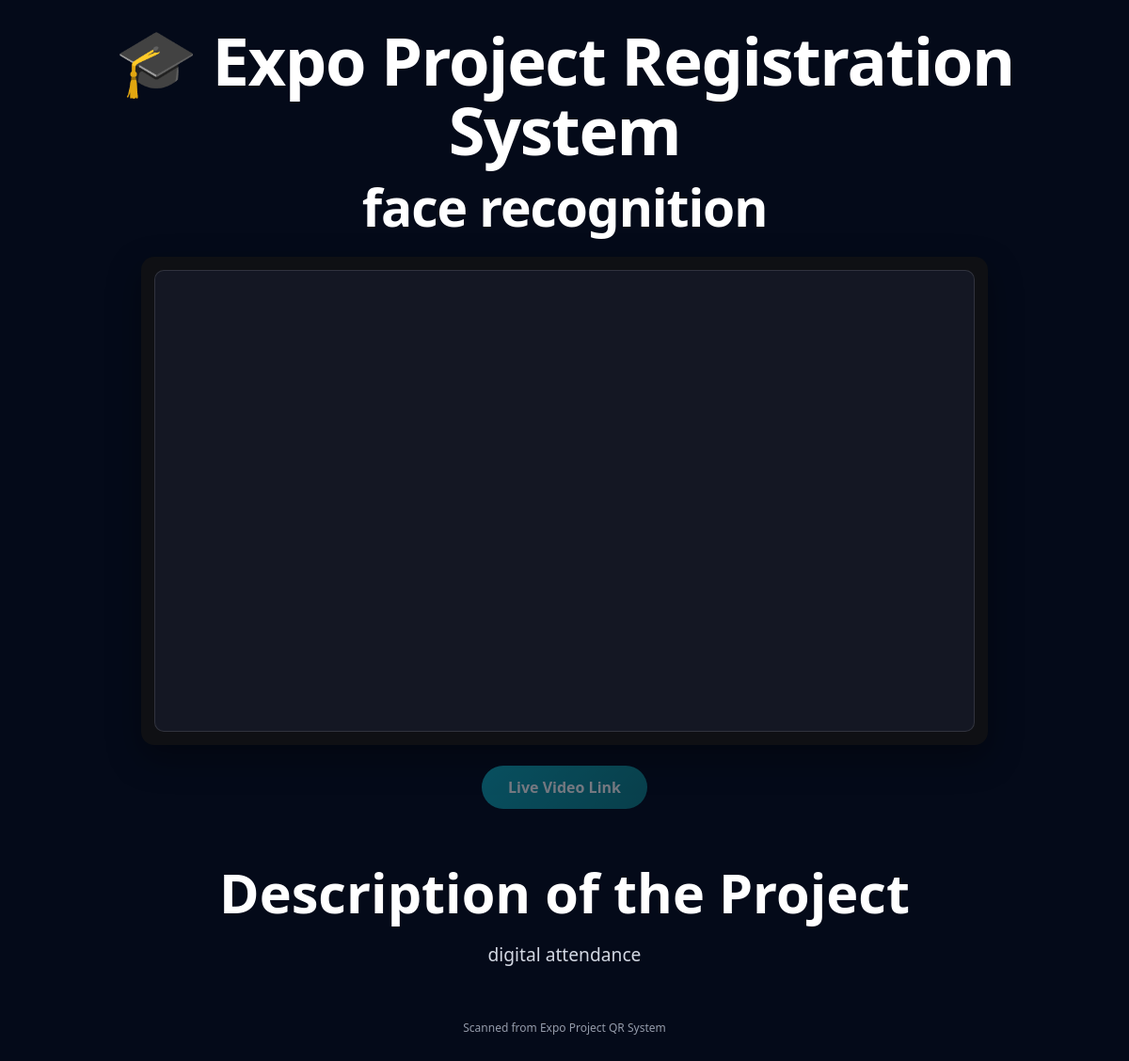
The page /?id=5 on the database as committed earlier.
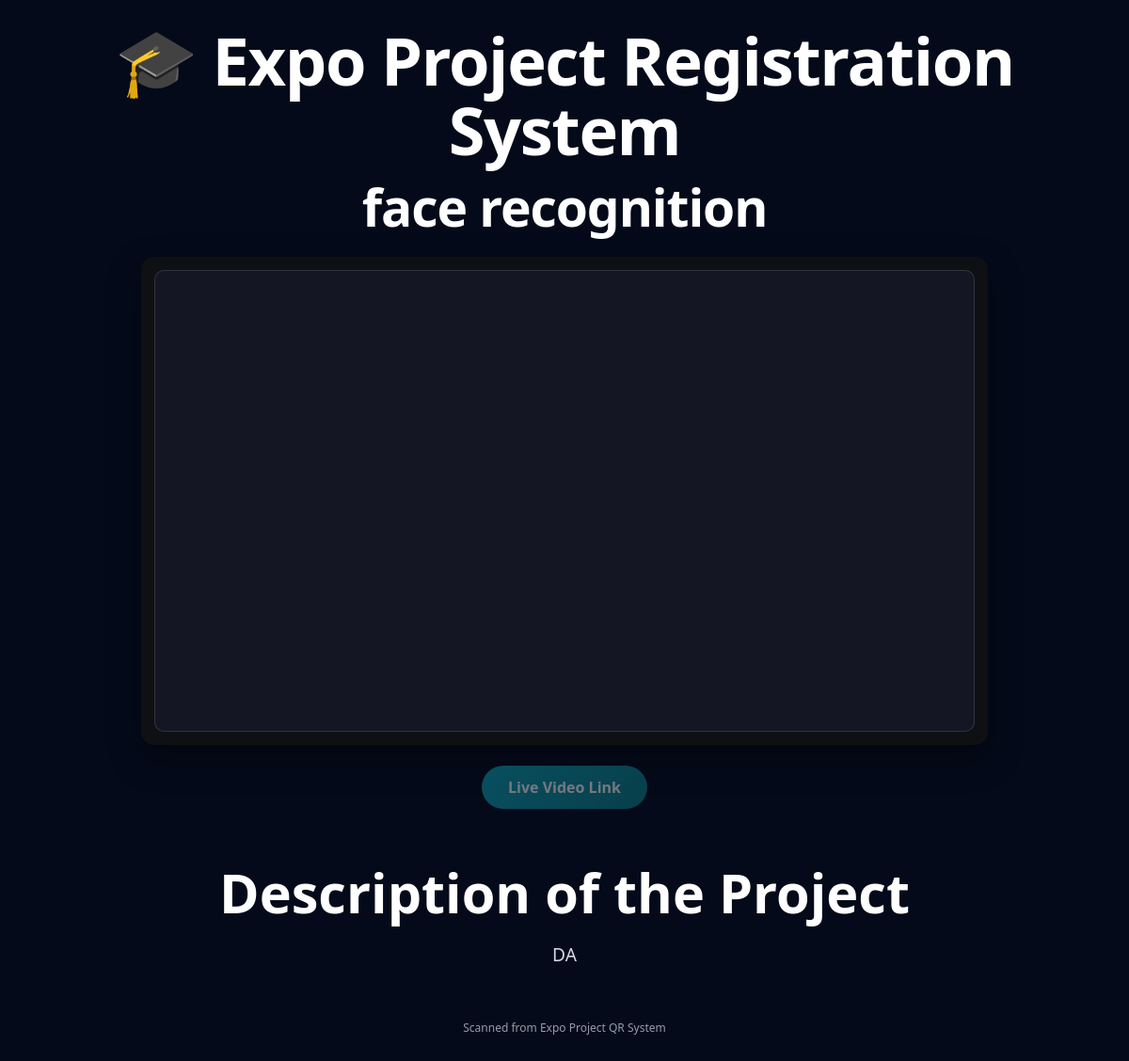
The same page on the database as committed later.
### tables this page shows
CREATE TABLE projects (
            id INTEGER PRIMARY KEY AUTOINCREMENT,
            name TEXT,
            roll TEXT,
            project_title TEXT,
            project_description TEXT,
            website_link TEXT,
            qr_path TEXT
        , video_link TEXT, created_at TEXT, expires_at TEXT);

### web_app.py (the view, shortened to what this page needs)
@app.route("/")
def index():
    project_id = request.args.get("id")
    if project_id:
        project_data = get_project_by_id(project_id)
        if project_data:
            expires_at = project_data[8]
            if is_qr_expired(expires_at):
                return render_template("qr_expired.html", project_title=project_data[3], expires_at=expires_at)
            website = project_data[5]
            description = project_data[4]
            video_link = project_data[6]
            video = get_video_context(video_link)
            return render_template(
                "project_detail.html",
                project_title=project_data[3],
                live_video_link=(video_link or "").strip(),
                description=description,
                video_mode=video["video_mode"],
                video_src=video["video_src"],
            )
        else:
            return render_template("project_not_found.html")

### web_app.py (called while the page is built, shortened)
def get_project_by_id(project_id):
    try:
        conn = sqlite3.connect(DATABASE)
        cursor = conn.cursor()
        cursor.execute(
            """
            SELECT
                id,
                name,
                roll,
                project_title,
                project_description,
                website_link,
                video_link,
                qr_path,
                expires_at
            FROM projects
            WHERE id = ?
            """,
            (project_id,),
        )
        data = cursor.fetchone()
        conn.close()
        return data
    except Exception as e:
        print("Database Error:", e)
        return None

def is_qr_expired(expires_at_text):
    if not expires_at_text:
        return False
    try:
        expires_at = datetime.fromisoformat(expires_at_text)
        return datetime.utcnow() > expires_at
    except ValueError:
        return False

def get_youtube_embed_url(url):
    if not url:
        return None

def get_video_context(video_link):
    candidate = (video_link or "").strip()
    youtube_embed = get_youtube_embed_url(candidate)
    if youtube_embed:
        return {
            "video_mode": "youtube",
            "video_src": youtube_embed,
        }
    lower = candidate.lower()
    if lower.endswith((".mp4", ".webm", ".ogg")):
        return {
            "video_mode": "direct",
            "video_src": candidate,
        }
    return {
        "video_mode": None,
        "video_src": "",
    }

### templates/project_detail.html (shortened to what this page needs)
<!DOCTYPE html>
<html lang="en">
<head>
</head>
<body>
<div class="container">
    <div class="header">
        <div class="system-title">🎓 Expo Project Registration System</div>
        <div class="project-title">{{ project_title }}</div>
    </div>
    <div class="video-section">
        {% if video_mode == "direct" %}
        <video playsinline controls preload="metadata">
            <source src="{{ video_src }}">
            Your browser does not support the video tag.
        </video>
        {% else %}
        <div class="video-placeholder"></div>
        {% endif %}
    </div>
    <div class="link-wrap">
        {% if live_video_link %}
        <a class="live-link" href="{{ live_video_link }}" target="_blank" rel="noopener noreferrer">Live Video Link</a>
        {% else %}
        <span class="live-link disabled">Live Video Link</span>
        {% endif %}
    </div>
    <div class="content">
        <div class="detail">
            <div class="label">Description of the Project</div>
            <div class="value">{{ description }}</div>
        </div>
    </div>
    <div class="footer">
        Scanned from Expo Project QR System
    </div>
</div>
</body>
</html>

### templates/project_detail.html (style rules this page uses)
* { margin: 0; padding: 0; box-sizing: border-box; }
body { font-family: "Segoe UI", Tahoma, Geneva, Verdana, sans-serif; background: #040a19; min-height: 100vh; padding: 28px 18px 44px; color: #f3f5f9; }
.container { max-width: 980px; margin: auto; text-align: center; }
.header { margin-bottom: 24px; }
.system-title { color: #ffffff; font-size: clamp(2.4rem, 6vw, 4.4rem); line-height: 1.05; font-weight: 800; margin-bottom: 14px; letter-spacing: -0.02em; }
.project-title { color: #ffffff; font-size: clamp(1.8rem, 4.6vw, 3.5rem); line-height: 1.08; font-weight: 800; letter-spacing: -0.02em; text-wrap: balance; }
.video-section { margin: 0 auto; width: min(100%, 900px); background: #0f1014; border-radius: 14px; padding: 14px; box-shadow: 0 14px 35px rgba(0, 0, 0, 0.35); }
.video-placeholder { width: 100%; border-radius: 10px; background: #141723; aspect-ratio: 16 / 9; border: 1px solid rgba(255, 255, 255, 0.12); }
.link-wrap { margin-top: 22px; }
.live-link { display: inline-block; background: linear-gradient(135deg, #0fa6b8, #0f7f87); color: #ffffff; text-decoration: none; font-weight: 700; padding: 12px 28px; border-radius: 999px; box-shadow: 0 8px 22px rgba(6, 147, 162, 0.35); transition: transform 0.2s ease, box-shadow 0.2s ease, opacity 0.2s ease; }
.live-link.disabled { pointer-events: none; opacity: 0.45; box-shadow: none; }
.content { margin: 28px auto 0; width: min(100%, 860px); padding: clamp(16px, 2.5vw, 28px) clamp(16px, 3vw, 24px); }
.detail { margin: 0; }
.label { font-size: clamp(2.1rem, 5vw, 3.6rem); color: #ffffff; font-weight: 800; margin-bottom: 18px; line-height: 1.15; text-wrap: balance; }
.value { color: #d3d8e3; line-height: 1.55; font-size: clamp(1.05rem, 1.9vw, 1.2rem); max-width: 60ch; margin: 0 auto; white-space: pre-line; }
.footer { margin-top: 26px; font-size: 12px; color: #aeb5c4; opacity: 0.85; }

Rows that differ between the two databases and show on the page:
changed projects "face recognition": project_description "digital attendance" → "DA"
